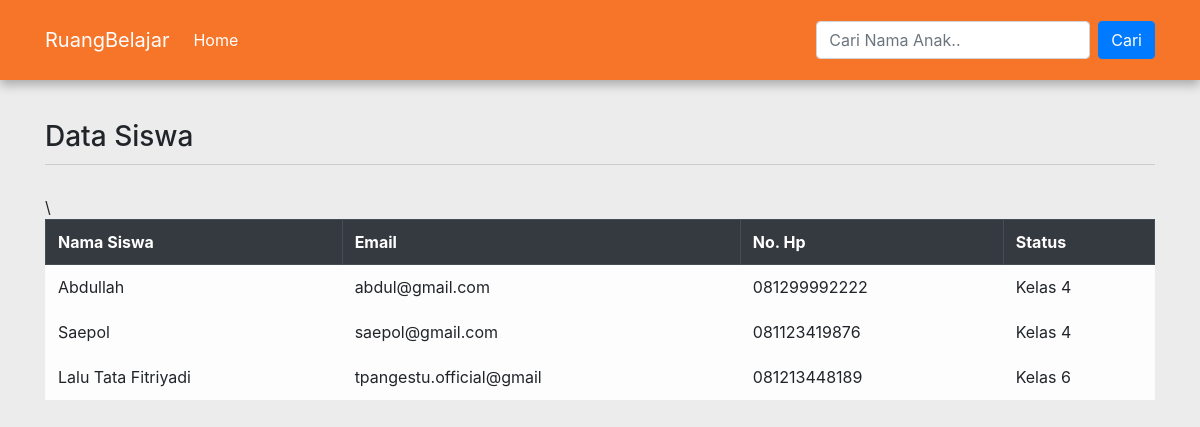
Page /admin/index.php on the earlier database version.
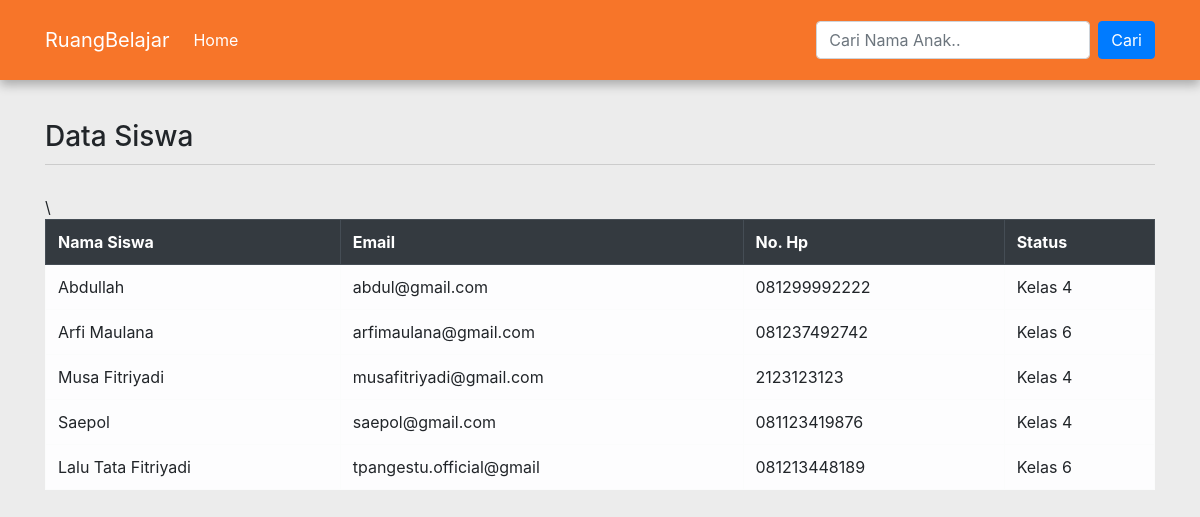
Same page on the later database version.
### tables this page shows
CREATE TABLE `siswa` (
  `nama` varchar(100) NOT NULL,
  `email` varchar(100) NOT NULL,
  `password` varchar(300) NOT NULL,
  `no_hp` varchar(100) NOT NULL,
  `status` enum('Kelas 4','Kelas 5','Kelas 6','') NOT NULL,
  `fotoprofile` varchar(500) NOT NULL
);

### database/tampil_data.php (the view, shortened to what this page needs)
<?php
	include 'config.php';
if(isset($_GET['cari'])){
	$cari = $_GET['cari'];
	echo "<p> Mencari Data : ";
	echo "$cari";
	echo "</p>";
	$data = mysqli_query($koneksi, "select * from siswa where nama like '%".$cari."%'
		or id like '%".$cari."%'");
}else{
	$data = mysqli_query($koneksi, "select * from siswa");
}
 ?>
<tr class="thead-dark">\
	<th>Nama Siswa</th>
	<th>Email</th>
	<th>No. Hp</th>
	<th>Status</th>
</tr>
<?php
while($d = mysqli_fetch_array($data)){
?>
<tr>
	<td><?php echo $d['nama']; ?></td>
	<td><?php echo $d['email']; ?></td>
	<td><?php echo $d['no_hp']; ?></td>
	<td><?php echo $d['status']; ?></td>
</tr>
<?php }
?>

### admin/index.php (shortened to what this page needs)
<html>
	<head>
		<link rel="stylesheet" href="../assets/bootstrap/css/bootstrap-grid.min.css">
		<link rel="stylesheet" href="../assets/bootstrap/css/bootstrap.min.css">
		<link rel="stylesheet" href="../assets/custom/custom.css">
	</head>
	<body>
		<nav class="navbar navbar-expand-lg navbar-dark navigasi">
			<div class="container">
				<a class="navbar-brand" href="#">RuangBelajar</a>
			<div class="collapse navbar-collapse" id="navbarSupportedContent">
			<ul class="navbar-nav mr-auto">
				<li class="nav-item active">
			    	<a class="nav-link" href="../">Home <span class="sr-only">(current)</span></a>
				</li>
			</ul>
				<form class="form-inline my-2 my-lg-0" action="../admin/" method="get">
				  <input class="form-control mr-sm-2" type="search" placeholder="Cari Nama Anak.." aria-label="Search" name="cari">
				  <button class="btn btn-primary" type="submit">Cari</button>
				</form>
				</div>
			</div>
			</nav>
			<div class="konten">
				<div class="container">
					<div class="row">
						<div class="col">
							<h3 class="judul">Data Siswa</h3>
							<table class="table table-bordered table-light">
								<?php
									include '../database/tampil_data.php';
								?>
							</table>
						</div>
					</div>
				</div>
			</div>
	</body>
</html>

### assets/custom/custom.css (style rules this page uses)
body { background: #ececec; }
.navigasi { background: #f77529; box-shadow: 0px 5px 10px 0 rgba(0, 0, 0, 0.28); padding:20px 0px; color: #fff; }
.judul { margin: 30px 0px; border-bottom: 1px solid #ccc; padding: 10px 0px; }

Differences in the rows shown:
added siswa: nama "Arfi Maulana", email "arfimaulana@gmail.com", no_hp "081237492742", status "Kelas 6"
added siswa: nama "Musa Fitriyadi", email "musafitriyadi@gmail.com", no_hp "2123123123", status "Kelas 4"
